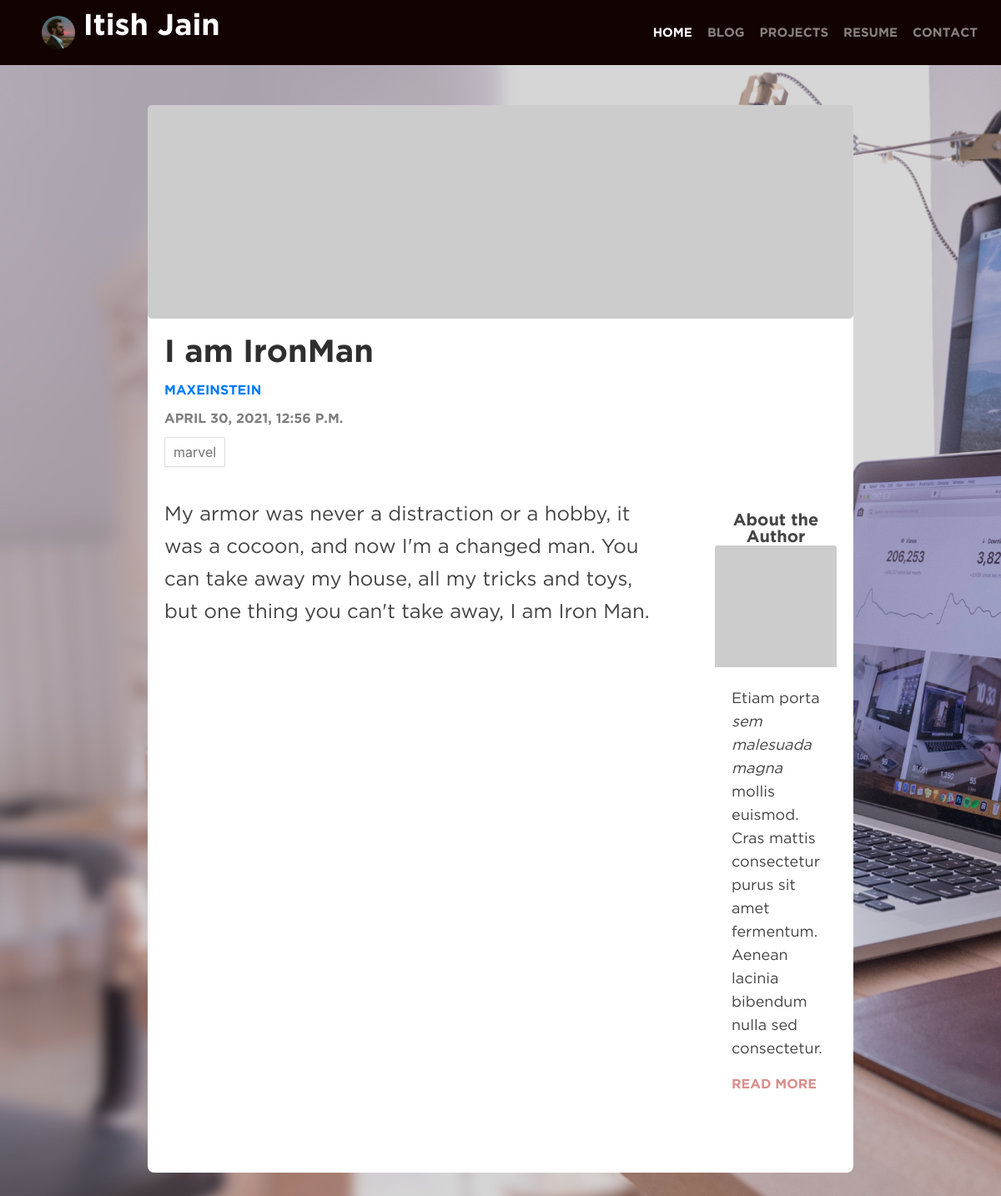
/blog/post/1, run on the app's committed database.
### blog/models.py (models this page shows, shortened)
class BlogPost(models.Model):
    title = models.CharField(max_length=200, unique=True)
    author = models.ForeignKey('auth.User', related_name='posts',
                               on_delete=models.CASCADE)
    body = models.TextField()
    postdate = models.DateTimeField(auto_now_add=True, blank=True)
    tags = models.ManyToManyField('Tag', related_name='posts')

class Tag(models.Model):
    name = models.CharField(max_length=50, unique=True)
    def get_absolute_url(self):
        return reverse('tag_posts', args=[str(self.name)])

### blog/views.py (the view)
# urls.py: path('post/<int:id>', views.post, name='post'),
def post(request, id):
    post = get_object_or_404(BlogPost, pk=id)
    return render(request, 'blog/post.html', {'object': post})

### blog/templates/blog/post.html (shortened to what this page needs)
{% extends 'base.html' %}
{% block content %}
  <div class="post-detail">
    <div class="row">
      <div class="col-sm-12">
        <div class="jumbotron jumbotron-cover-image"
          style='background: #000 url("https://picsum.photos/id/{{object.id}}/800/400") center center; background-size: cover; padding: 8rem;'>
        </div>
      </div>
    </div>
    <div class="row py-3">
      <div class="col-sm-12 post-heading">
          <h1 class="post-title py-2">{{object.title}}</h1>
          <h4 class="post-subtitle"><a href="{{object.author.get_absolute_url}}" class="">{{object.author.username}}</a></h4>
          <h4 class="post-subtitle">{{object.postdate}}</h4>
          <div class="tags">
          {% include 'blog/snippet_tag_labels.html' with tags=object.tags.all %}
          </div>
      </div>
    </div>
    <div class="row py-3">
      <div class="col-md-8 col-lg-9 post-body">
      {{object.body | escape | linebreaks}}
      </div>
      <aside class="col-sm-8 col-md-4 col-lg-3 pl-5">
        <div class="py-3 mb-3 bg-white rounded">
            <div class="card-title">About the Author</div>
            <img class="card-img-top" src="https://randomuser.me/api/portraits/lego/{{object.author.id}}.jpg" alt="{{object.author.username}}">
            <div class="card-body py-4">
              <p class="card-author-bio">Etiam porta <em>sem malesuada magna</em> mollis euismod. Cras mattis consectetur purus sit amet fermentum. Aenean lacinia bibendum nulla sed consectetur.</p>
              <a href="{{object.author.get_absolute_url}}" class=""><div class="card-author-link">Read More</div></a>
            </div>
        </div>
      </aside>
    </div>
  </div>
{% endblock %}}

### blog/templates/blog/snippet_tag_labels.html
{% for tag in tags %}
<a href="{{tag.get_absolute_url}}">{{tag.name}}</a>
{% endfor %}

### static/css/main.css (style rules this page uses)
html { overflow-x: hidden; }
body { background: linear-gradient(rgba(50,50,50,0.2), rgba(50,50,50,0.2)), url("../images/background.jpg"); background-size: cover; background-repeat: no-repeat; overflow-x: hidden; }
.card-title { text-align: center; font: 20px/20px Gotham; letter-spacing: 0; color: #454545; opacity: 1; margin-bottom: 0px; }
.card-author-bio { text-align: left; font: 18px/28px GothamBook; letter-spacing: 0; color: #434343; opacity: 1; }
.card-author-link { text-align: left; font: 16px/26px Gotham; letter-spacing: 0; color: #d98e8e; opacity: 1; text-transform: uppercase; }
.post-detail { background: white; padding: 20px; border-radius: 8px 8px; }
.jumbotron { margin: -20px; margin-bottom: 0px; }
.post-subtitle { font: 16px/26px Gotham; text-transform: uppercase; letter-spacing: 0; color: #7e7e7e; opacity: 1; }
.post-title { text-align: left; font: 38px/34px Gotham; letter-spacing: 0; color: #2f2f2f; opacity: 1; }
.post-body { text-align: left; font: 24px/39px GothamBook; letter-spacing: 0; color: #434343; opacity: 1; }
.tags a { border: 1px solid #ddd; display: inline-block; color: #717171; background: #fff; -webkit-box-shadow: 0 1px 1px 0 rgba(180, 180, 180, 0.1); box-shadow: 0 1px 1px 0 rgba(180, 180, 180, 0.1); -webkit-transition: all 0.1s ease-in-out; -moz-transition: all 0.1s ease-in-out; -o-transition: all 0.1s ease-in-out; -ms-transition: all 0.1s ease-in-out; transition: all 0.1s ease-in-out; border-radius: 2px; margin: 0 3px 6px 0; padding: 5px 10px; }

### data on the page
BlogPost: title "I am IronMan", author.username "MAXEINSTEIN", postdate "APRIL 30, 2021, 12:56 P.M.", body "My armor was never a distraction or a hobby, it was a cocoon, and now I'm a changed man. You can take away my house, all my tricks and toys, but one thing you can't take away, I am Iron Man."
Tag: name "marvel"
